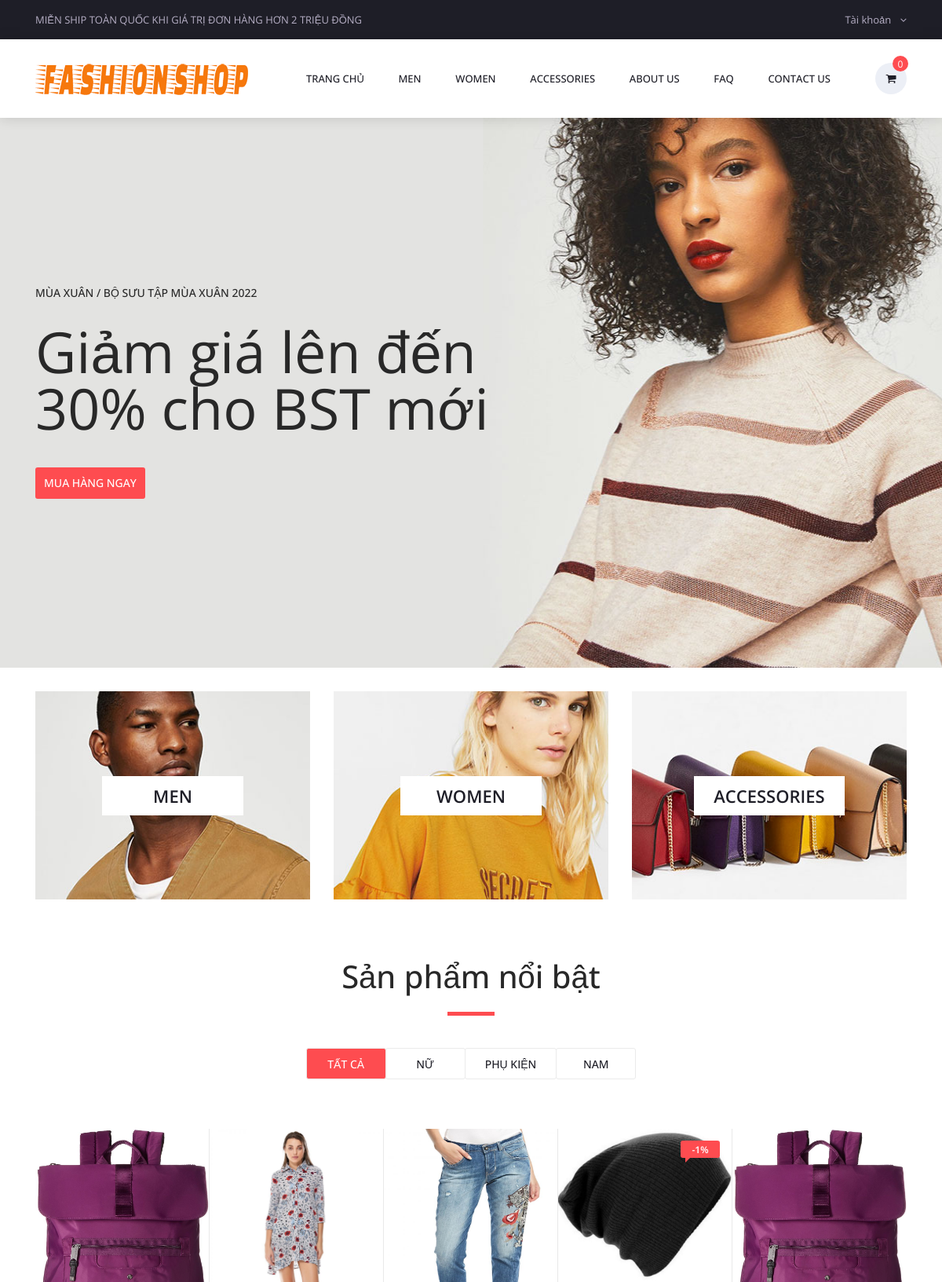
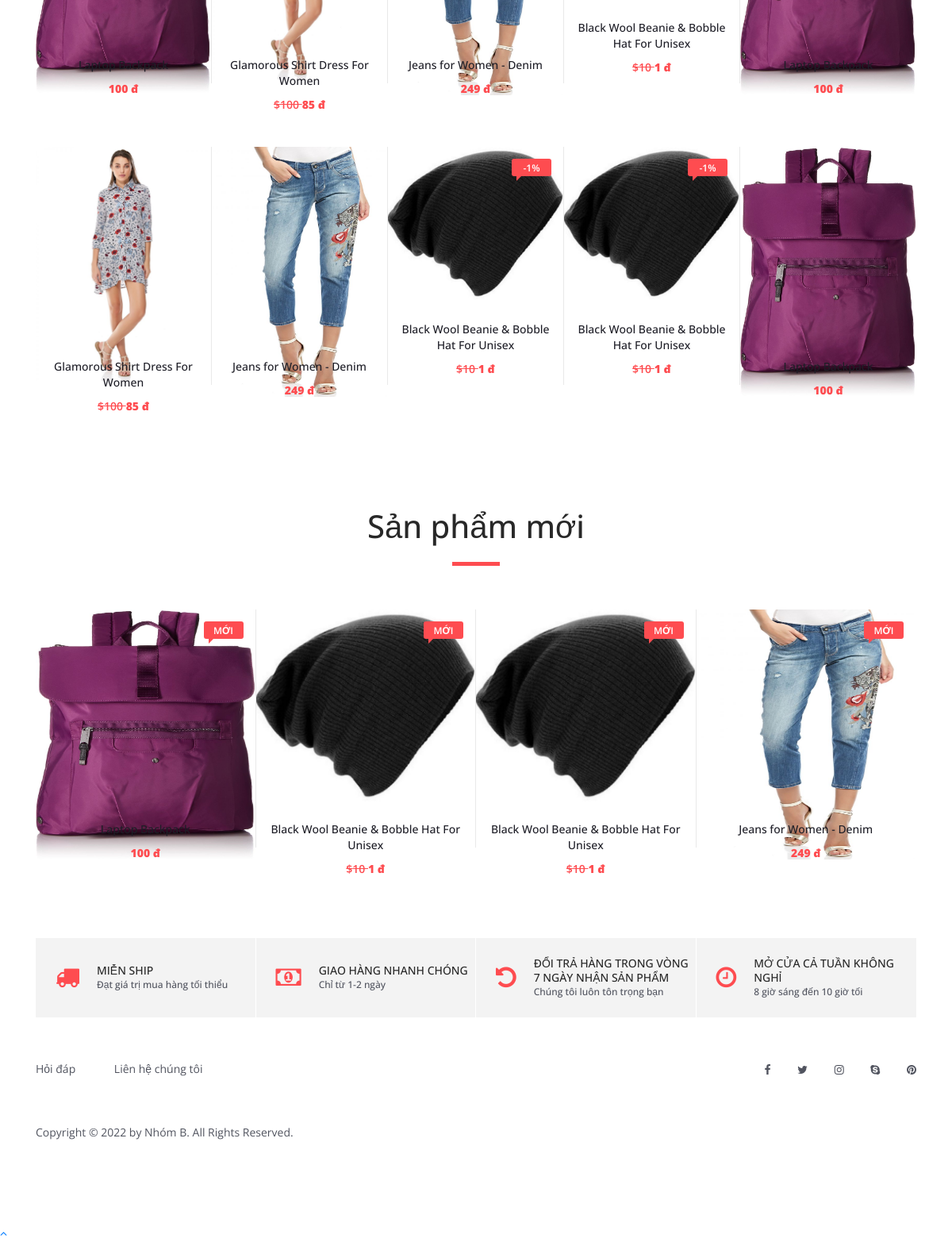
The page / on the database its author committed (2 pictures, top to bottom).
### tables this page shows
CREATE TABLE `tbl_settings` (
  `id` int NOT NULL AUTO_INCREMENT,
  `logo` varchar(255) NOT NULL DEFAULT '',
  `favicon` varchar(255) NOT NULL DEFAULT '',
  `footer_about` text NOT NULL,
  `footer_copyright` text NOT NULL,
  `contact_address` text NOT NULL,
  `contact_email` varchar(255) NOT NULL DEFAULT '',
  `contact_phone` varchar(255) NOT NULL DEFAULT '',
  `contact_fax` varchar(255) NOT NULL DEFAULT '',
  `contact_map_iframe` text NOT NULL,
  `receive_email` varchar(255) NOT NULL DEFAULT '',
  `receive_email_subject` varchar(255) NOT NULL DEFAULT '',
  `receive_email_thank_you_message` text NOT NULL,
  `forget_password_message` text NOT NULL,
  `total_recent_post_footer` int NOT NULL,
  `total_popular_post_footer` int NOT NULL,
  `total_recent_post_sidebar` int NOT NULL,
  `total_popular_post_sidebar` int NOT NULL,
  `total_featured_product_home` int NOT NULL,
  `total_latest_product_home` int NOT NULL,
  `total_popular_product_home` int NOT NULL,
  `meta_title_home` text NOT NULL,
  `meta_keyword_home` text NOT NULL,
  `meta_description_home` text NOT NULL,
  `banner_login` varchar(255) NOT NULL DEFAULT '',
  `banner_registration` varchar(255) NOT NULL DEFAULT '',
  `banner_forget_password` varchar(255) NOT NULL DEFAULT '',
  `banner_reset_password` varchar(255) NOT NULL DEFAULT '',
  `banner_search` varchar(255) NOT NULL DEFAULT '',
  `banner_cart` varchar(255) NOT NULL DEFAULT '',
  `banner_checkout` varchar(255) NOT NULL DEFAULT '',
  `banner_product_category` varchar(255) NOT NULL DEFAULT '',
  `banner_blog` varchar(255) NOT NULL DEFAULT '',
  `cta_title` varchar(255) NOT NULL DEFAULT '',
  `cta_content` text NOT NULL,
  `cta_read_more_text` varchar(255) NOT NULL DEFAULT '',
  `cta_read_more_url` varchar(255) NOT NULL DEFAULT '',
  `cta_photo` varchar(255) NOT NULL DEFAULT '',
  `featured_product_title` varchar(255) NOT NULL DEFAULT '',
  `featured_product_subtitle` varchar(255) NOT NULL DEFAULT '',
  `latest_product_title` varchar(255) NOT NULL DEFAULT '',
  `latest_product_subtitle` varchar(255) NOT NULL DEFAULT '',
  `popular_product_title` varchar(255) NOT NULL DEFAULT '',
  `popular_product_subtitle` varchar(255) NOT NULL DEFAULT '',
  `testimonial_title` varchar(255) NOT NULL DEFAULT '',
  `testimonial_subtitle` varchar(255) NOT NULL DEFAULT '',
  `testimonial_photo` varchar(255) NOT NULL DEFAULT '',
  `blog_title` varchar(255) NOT NULL DEFAULT '',
  `blog_subtitle` varchar(255) NOT NULL DEFAULT '',
  `newsletter_text` text NOT NULL,
  `paypal_email` varchar(255) NOT NULL DEFAULT '',
  `stripe_public_key` varchar(255) NOT NULL DEFAULT '',
  `stripe_secret_key` varchar(255) NOT NULL DEFAULT '',
  `bank_detail` text NOT NULL,
  `before_head` text NOT NULL,
  `after_body` text NOT NULL,
  `before_body` text NOT NULL,
  `home_service_on_off` int NOT NULL,
  `home_welcome_on_off` int NOT NULL,
  `home_featured_product_on_off` int NOT NULL,
  `home_latest_product_on_off` int NOT NULL,
  `home_popular_product_on_off` int NOT NULL,
  `home_testimonial_on_off` int NOT NULL,
  `home_blog_on_off` int NOT NULL,
  `newsletter_on_off` int NOT NULL,
  `ads_above_welcome_on_off` int NOT NULL,
  `ads_above_featured_product_on_off` int NOT NULL,
  `ads_above_latest_product_on_off` int NOT NULL,
  `ads_above_popular_product_on_off` int NOT NULL,
  `ads_above_testimonial_on_off` int NOT NULL,
  `ads_category_sidebar_on_off` int NOT NULL,
  PRIMARY KEY (`id`)
);

CREATE TABLE `tbl_top_category` (
  `tcat_id` int NOT NULL AUTO_INCREMENT,
  `tcat_name` varchar(255) NOT NULL DEFAULT '',
  `show_on_menu` int NOT NULL,
  `photo` varchar(255) DEFAULT NULL,
  PRIMARY KEY (`tcat_id`)
);

CREATE TABLE `tbl_page` (
  `id` int NOT NULL AUTO_INCREMENT,
  `about_title` varchar(255) NOT NULL,
  `about_content` text NOT NULL,
  `about_banner` varchar(255) NOT NULL,
  `about_meta_title` varchar(255) NOT NULL,
  `about_meta_keyword` text NOT NULL,
  `about_meta_description` text NOT NULL,
  `faq_title` varchar(255) NOT NULL,
  `faq_banner` varchar(255) NOT NULL,
  `faq_meta_title` varchar(255) NOT NULL,
  `faq_meta_keyword` text NOT NULL,
  `faq_meta_description` text NOT NULL,
  `blog_title` varchar(255) NOT NULL,
  `blog_banner` varchar(255) NOT NULL,
  `blog_meta_title` varchar(255) NOT NULL,
  `blog_meta_keyword` text NOT NULL,
  `blog_meta_description` text NOT NULL,
  `contact_title` varchar(255) NOT NULL,
  `contact_banner` varchar(255) NOT NULL,
  `contact_meta_title` varchar(255) NOT NULL,
  `contact_meta_keyword` text NOT NULL,
  `contact_meta_description` text NOT NULL,
  `pgallery_title` varchar(255) NOT NULL,
  `pgallery_banner` varchar(255) NOT NULL,
  `pgallery_meta_title` varchar(255) NOT NULL,
  `pgallery_meta_keyword` text NOT NULL,
  `pgallery_meta_description` text NOT NULL,
  `vgallery_title` varchar(255) NOT NULL,
  `vgallery_banner` varchar(255) NOT NULL,
  `vgallery_meta_title` varchar(255) NOT NULL,
  `vgallery_meta_keyword` text NOT NULL,
  `vgallery_meta_description` text NOT NULL,
  PRIMARY KEY (`id`)
);

CREATE TABLE `tbl_slider` (
  `id` int NOT NULL AUTO_INCREMENT,
  `photo` varchar(255) NOT NULL DEFAULT '',
  `heading` varchar(255) NOT NULL DEFAULT '',
  `content` text NOT NULL,
  `button_text` varchar(255) NOT NULL DEFAULT '',
  `button_url` varchar(255) NOT NULL DEFAULT '',
  `position` varchar(255) NOT NULL DEFAULT '',
  PRIMARY KEY (`id`)
);

CREATE TABLE `tbl_product` (
  `p_id` int NOT NULL AUTO_INCREMENT,
  `p_name` varchar(255) NOT NULL,
  `p_old_price` varchar(10) NOT NULL,
  `p_current_price` varchar(10) NOT NULL,
  `p_qty` int NOT NULL,
  `p_featured_photo` varchar(255) NOT NULL,
  `p_description` text NOT NULL,
  `p_short_description` text NOT NULL,
  `p_feature` text NOT NULL,
  `p_condition` text NOT NULL,
  `p_return_policy` text NOT NULL,
  `p_total_view` int NOT NULL,
  `p_is_featured` int NOT NULL,
  `p_is_active` int NOT NULL,
  `ecat_id` int NOT NULL,
  PRIMARY KEY (`p_id`)
);

### index.php (the view, shortened to what the rows shown need)
<?php require_once('header.php'); ?>
<?php
$statement = $pdo->prepare("SELECT * FROM tbl_settings WHERE id=1");
$statement->execute();
$result = $statement->fetchAll(PDO::FETCH_ASSOC);
foreach ($result as $row)
{
    $total_featured_product_home = $row['total_featured_product_home'];
    $total_latest_product_home = $row['total_latest_product_home'];
}
?>
<?php
    $statement = $pdo->prepare("SELECT * FROM tbl_slider limit 1");
    $statement->execute();
    $result = $statement->fetchAll(PDO::FETCH_ASSOC);
    foreach ($result as $row) {
        ?>
        <div class="main_slider" style="background-image:url(assets/uploads/<?php echo $row['photo'] ?>)">
            <div class="container fill_height">
                <div class="row align-items-center fill_height">
                    <div class="col">
                        <div class="main_slider_content">
                            <h6><?php echo $row['heading'] ?></h6>
                            <h1><?php echo $row['content'] ?></h1>
                            <div class="red_button shop_now_button"><a href="<?php echo $row['button_url'] ?>"><?php echo $row['button_text'] ?></a></div>
                        </div>
                    </div>
                </div>
            </div>
        </div>
        <?php
    }
?>
<div class="banner">
    <div class="container">
        <div class="row">
        <?php
            $statement = $pdo->prepare("SELECT * FROM tbl_top_category WHERE show_on_menu=1");
            $statement->execute();
            $result = $statement->fetchAll(PDO::FETCH_ASSOC);
            foreach ($result as $row) {
                ?>
                <div class="col-md-4">
                <div class="banner_item align-items-center thumbnail" style="background-image:url(<?php echo $row['photo'] ?>)">
                    <div class="banner_category">
                        <a href="product-category.php?id=<?php echo $row['tcat_id']; ?>&type=top-category"><?php echo $row['tcat_name'] ?></a>
                    </div>
                </div>
            </div>
            <?php
            }
            ?>
        </div>
    </div>
</div>
<div class="new_arrivals">
    <div class="container">
        <div class="row">
            <div class="col text-center">
                <div class="section_title new_arrivals_title">
                    <h2>Sản phẩm nổi bật</h2>
                </div>
            </div>
        </div>
        <div class="row">
            <div class="col">
                <div class="product-grid" data-isotope='{ "itemSelector": ".product-item", "layoutMode": "fitRows" }'>
                <?php
                    $statement = $pdo->prepare("SELECT * FROM tbl_product WHERE p_is_featured=? AND p_is_active=? LIMIT ".$total_featured_product_home);
                    $statement->execute(array(1,1));
                    $result = $statement->fetchAll(PDO::FETCH_ASSOC);
                    foreach ($result as $row) {
                        ?>
                        <div class="product-item men">
                            <div class="product discount product_filter">
                                <div class="product_image">
                                    <img src="assets/uploads/<?php echo $row['p_featured_photo']; ?>" alt="">
                                </div>
                                <?php
                                $percent = ($row['p_old_price'] != '') ? number_format(1 - ($row['p_current_price']/$row['p_old_price']),0): 0;
                                if ($percent > 0) {
                                ?>
                                <div class="product_bubble product_bubble_right product_bubble_red d-flex flex-column align-items-center"><span>-<?php echo $percent ?>%</span></div>
                                <?php } ?>
                                <div class="product_info">
                                    <h6 class="product_name"><a href="product.php?id=<?php echo $row['p_id']; ?>"><?php echo $row['p_name']; ?></a></h6>
                                    <div class="product_price"><?php if($row['p_old_price'] != ''){ ?>
                                    <del>
                                        $<?php echo $row['p_old_price']; ?>
                                    </del>
                                    <?php } ?><strong><?php echo $row['p_current_price']; ?> đ</strong></div>
                                </div>
                            </div>
                        </div>
                        <?php
                    }
                    ?>
                </div>
            </div>
        </div>
    </div>
</div>
<div class="best_sellers">
    <div class="container">
        <div class="row">
            <div class="col text-center">
                <div class="section_title new_arrivals_title">
                    <h2>Sản phẩm mới</h2>
                </div>
            </div>
        </div>
        <div class="row">
            <div class="col">
                <div class="product_slider_container">
                    <div class="owl-carousel owl-theme product_slider">
                        <?php
                        $i=0;
                        $statement1 = $pdo->prepare("SELECT * FROM tbl_product WHERE p_is_active=? ORDER BY p_id DESC LIMIT ".$total_latest_product_home);
                        $statement1->execute(array(1));
                        $result1 = $statement1->fetchAll(PDO::FETCH_ASSOC);
                        foreach ($result1 as $row1) {
                        ?>
                        <div class="owl-item product_slider_item">
                            <div class="product-item">
                                <div class="product discount">
                                    <div class="product_image">
                                        <img src="assets/uploads/<?php echo $row1['p_featured_photo']; ?>" alt="">
                                    </div>
                                    <div class="product_bubble product_bubble_right product_bubble_red d-flex flex-column align-items-center"><span>Mới</span></div>
                                    <div class="product_info">
                                        <h6 class="product_name"><a href="product.php?id=<?php echo $row1['p_id']; ?>"><?php echo $row1['p_name']; ?></a></h6>
                                        <div class="product_price"><?php if($row1['p_old_price'] != ''){ ?>
                                            <del>
                                                $<?php echo $row1['p_old_price']; ?>
                                            </del>
                                            <?php } ?><strong><?php echo $row1['p_current_price']; ?> đ</strong>
                                        </div>
                                    </div>
                                </div>
                            </div>
                        </div>
                        <?php $i++; } ?>
                    </div>
                </div>
            </div>
        </div>
    </div>
</div>
<div class="benefit">
		<div class="container">
		</div>
	</div>
<?php require_once('footer.php'); ?>

### header.php (shortened to what the rows shown need)
<?php
include("admin/inc/config.php");
$statement = $pdo->prepare("SELECT * FROM tbl_settings WHERE id=1");
$statement->execute();
$result = $statement->fetchAll(PDO::FETCH_ASSOC);
foreach ($result as $row)
{
	$logo = $row['logo'];
}
?>
<!DOCTYPE html>
<html lang="en">
<head>
	<link rel="stylesheet" type="text/css" href="styles/bootstrap4/bootstrap.min.css">
	<link href="plugins/font-awesome-4.7.0/css/font-awesome.min.css" rel="stylesheet" type="text/css">
	<link rel="stylesheet" type="text/css" href="plugins/OwlCarousel2-2.2.1/owl.carousel.css">
	<link rel="stylesheet" type="text/css" href="plugins/OwlCarousel2-2.2.1/owl.theme.default.css">
	<link rel="stylesheet" type="text/css" href="plugins/OwlCarousel2-2.2.1/animate.css">
	<link rel="stylesheet" type="text/css" href="styles/responsive.css">
	<link rel="stylesheet" type="text/css" href="styles/main_styles.css">
	<?php
	$statement = $pdo->prepare("SELECT * FROM tbl_page WHERE id=1");
	$statement->execute();
	$result = $statement->fetchAll(PDO::FETCH_ASSOC);
		?>
</head>
<body>
<div class="super_container">
	<header class="header trans_300">
		<div class="top_nav">
		</div>
		<div class="main_nav_container">
			<div class="container">
				<div class="row">
					<div class="col-lg-12 text-right">
						<div class="logo_container">
						<a href="index.php"><img src="assets/uploads/<?php echo $logo; ?>" alt="logo image"></a>
						</div>
						<nav class="navbar">
							<ul class="navbar_menu">
								<?php
								$statement = $pdo->prepare("SELECT * FROM tbl_top_category WHERE show_on_menu=1");
								$statement->execute();
								$result = $statement->fetchAll(PDO::FETCH_ASSOC);
								foreach ($result as $row) {
									?>
									<li><a href="product-category.php?id=<?php echo $row['tcat_id']; ?>&type=top-category"><?php echo $row['tcat_name']; ?></a></li>
									<?php
								}
								?>
								<?php
								$statement = $pdo->prepare("SELECT * FROM tbl_page WHERE id=1");
								$statement->execute();
								$result = $statement->fetchAll(PDO::FETCH_ASSOC);
								foreach ($result as $row) {
									$about_title = $row['about_title'];
									$faq_title = $row['faq_title'];
									$contact_title = $row['contact_title'];
								}
								?>
								<li><a href="about.php"><?php echo $about_title; ?></a></li>
								<li><a href="faq.php"><?php echo $faq_title; ?></a></li>
								<li><a href="contact.php"><?php echo $contact_title; ?></a></li>
							</ul>
						</nav>
					</div>
				</div>
			</div>
		</div>
	</header>

### footer.php (shortened to what the rows shown need)
<?php
$statement = $pdo->prepare("SELECT * FROM tbl_settings WHERE id=1");
$statement->execute();
$result = $statement->fetchAll(PDO::FETCH_ASSOC);
foreach ($result as $row)
{
	$footer_copyright = $row['footer_copyright'];
}
?>
<footer class="footer">
		<div class="container">
			<div class="row">
				<div class="col-lg-12">
					<div class="footer_nav_container">
						<div class="cr"><?php echo $footer_copyright; ?></div>
					</div>
				</div>
			</div>
		</div>
	</footer>
</div>
</body>
</html>

### rows shown on the page
tbl_settings: logo (picture), footer_copyright "Copyright © 2022 by Nhóm B. All Rights Reserved."
tbl_top_category: tcat_name "MEN", photo (picture)
tbl_top_category: tcat_name "WOMEN", photo (picture)
tbl_top_category: tcat_name "ACCESSORIES", photo (picture)
tbl_page: about_title "ABOUT US", faq_title "FAQ", contact_title "CONTACT US"
tbl_slider: photo (picture), heading "MÙA XUÂN / BỘ SƯU TẬP MÙA XUÂN 2022", content "Giảm giá lên đến 30% cho BST mới", button_text "MUA HÀNG NGAY"
tbl_product: p_featured_photo (picture), p_name "Laptop Backpack", p_current_price "100"
tbl_product: p_featured_photo (picture), p_name "Glamorous Shirt Dress For Women", p_old_price "100", p_current_price "85"
tbl_product: p_featured_photo (picture), p_name "Jeans for Women - Denim", p_current_price "249"
tbl_product: p_featured_photo (picture), p_current_price "1", p_name "Black Wool Beanie & Bobble Hat For Unisex", p_old_price "10"
tbl_product: p_featured_photo (picture), p_name "Laptop Backpack", p_current_price "100"
tbl_product: p_featured_photo (picture), p_name "Glamorous Shirt Dress For Women", p_old_price "100", p_current_price "85"
tbl_product: p_featured_photo (picture), p_name "Jeans for Women - Denim", p_current_price "249"
tbl_product: p_featured_photo (picture), p_current_price "1", p_name "Black Wool Beanie & Bobble Hat For Unisex", p_old_price "10"
tbl_product: p_featured_photo (picture), p_current_price "1", p_name "Black Wool Beanie & Bobble Hat For Unisex", p_old_price "10"
tbl_product: p_featured_photo (picture), p_name "Laptop Backpack", p_current_price "100"
